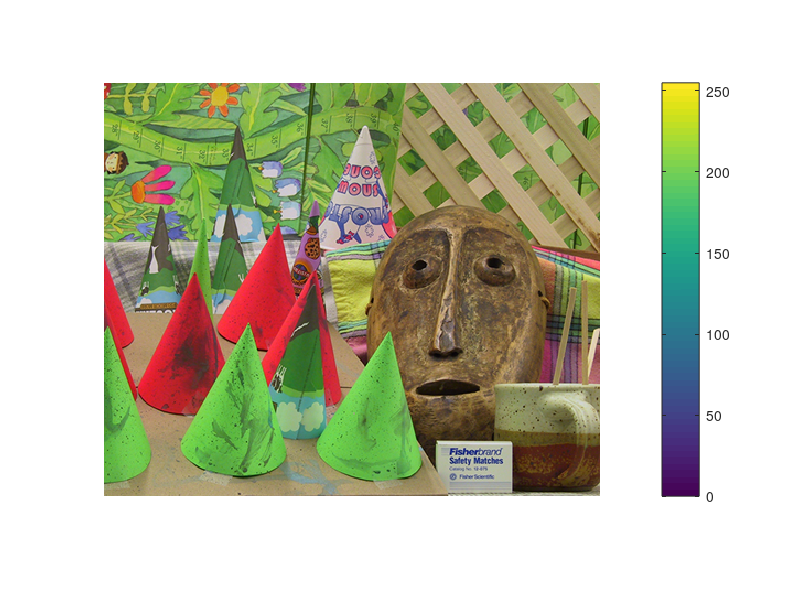

The MATLAB script that drew this image: (Note: this script raises an error after producing the figure.)
function test_disparity_map_using_updating_window

%% Loading left, right, and disparity map matrices
load('Cones_Left.mat', 'Cones_Left' );
left_image_mat = Cones_Left;
load('Cones_Right.mat', 'Cones_Right');
right_image_mat = Cones_Right;
load('disparity_map.mat', 'disparity_map')
disparity_map=disparity_map;

% Debug: input images
figure('name', 'Image 1');
imshow(left_image_mat, []); colorbar;
impixelinfo;
%
figure('name', 'Image 2');
imshow(right_image_mat, []); colorbar;
impixelinfo;
%% Initialization
[m, n] = size(disparity_map);
no_of_itn= 1;

%% calling disparity_update funcion to calculate delta_d value
figure('name', 'Disparity Map');
no_of_figs = no_of_itn + 1;
no_of_fig_col = 1;
no_of_fig_row = ceil(no_of_figs / no_of_fig_col);
%
subplot(no_of_fig_row, no_of_fig_col, 1);
imshow(disparity_map,[0 55]);colorbar; colormap jet; title('Initial Disparity');
impixelinfo;
%
for iter = 1 : no_of_itn
    for loc_r = 1 : m  %208%132%78%214 : 215%
        fprintf('Itn: %d; row: %d / %d\n', iter, loc_r, m); 
        for loc_c = 1 : n %194%320%218%77 : 78%
           %fprintf('Itn: %d; row: %d / %d col: %d / %d\n', iter, loc_r, m, loc_c, n); 
           [delta_d, sigma_squared_d]= disparity_update_v4(left_image_mat, right_image_mat, loc_r, loc_c, disparity_map, 1, 1);
           delta_d_mat(loc_r,loc_c)= delta_d;
        end 
    end
    %fprintf('Out of loop\n');
    %%  Updating the initial disparity map using the calculated delta_d matrix
    %disparity_map_updated= double(disparity_map) + double(delta_d_mat);
    disparity_map_updated= double(disparity_map) - double(delta_d_mat); %MB July 23, 2019
    %
    fig_handle = findobj('type', 'figure', 'name', 'Disparity Map');
    figure(fig_handle);
    subplot(no_of_fig_row, no_of_fig_col, iter + 1);
    imshow(disparity_map_updated,[0 55]);colorbar; colormap jet; title(sprintf('Iteration %d', iter));
    disparity_map = uint8 (disparity_map_updated);
    %fprintf('Updated figure; itn: %d\n', iter);
end

end
